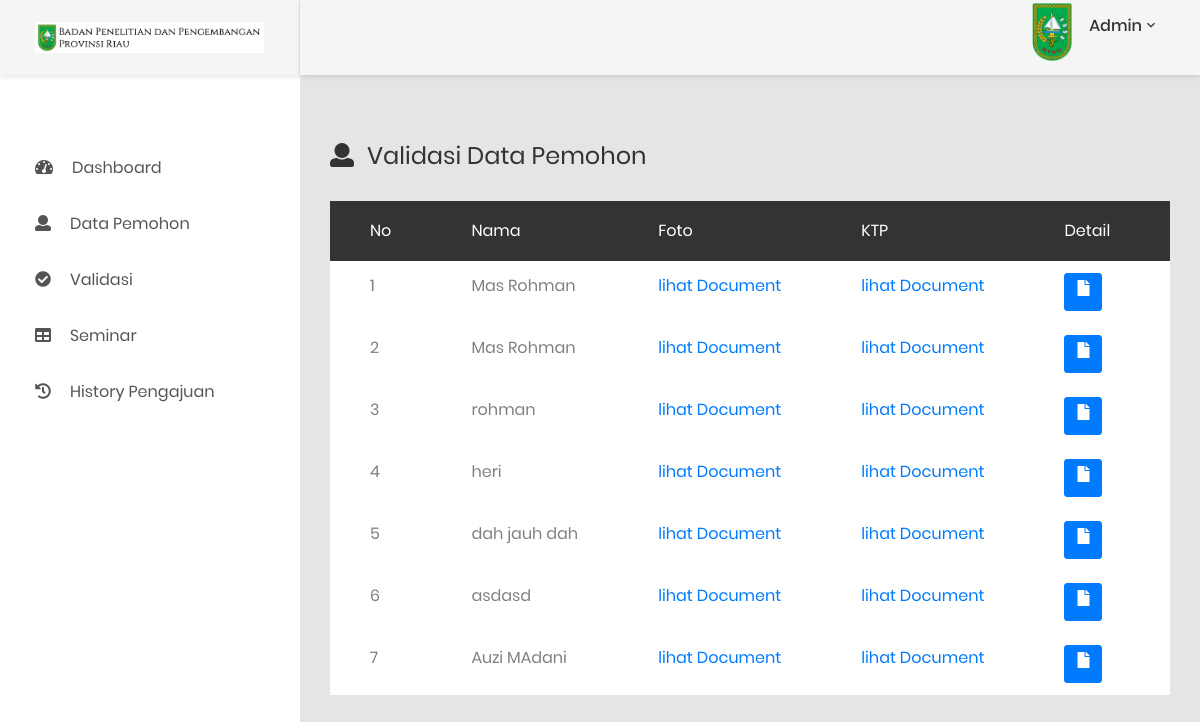
The app's page /index.php/admin/validasipemohon with its own data.
### tables this page shows
CREATE TABLE `pemohon` (
  `id_pemohon` int(11) NOT NULL,
  `nama` varchar(50) DEFAULT NULL,
  `tgl` date DEFAULT NULL,
  `alamat` text,
  `email` text,
  `no_hp` varchar(13) DEFAULT NULL,
  `foto` varchar(500) DEFAULT NULL,
  `foto_ktp` varchar(500) DEFAULT NULL,
  `username` varchar(50) DEFAULT NULL,
  `pass` varchar(50) DEFAULT NULL,
  `status` int(11) NOT NULL DEFAULT '0'
);

### application/controllers/Admin.php (called while the page is built, shortened)
\<?php
class Admin extends CI_Controller{
    public function __construct(){
        $this->load->library('session');
        $this->load->model('Admin_model');
    }
    public function validasipemohon(){
        $tampil = $this->Admin_model->tampilpemohon()->result();
        $data['tampil'] = $tampil;
        $this->load->view('admin/header_admin');
        $this->load->view('admin/validasipemohon',$data);
        $this->load->view('admin/footer');
    }
}

### index.php (called while the page is built, shortened)
<?php
require_once BASEPATH.'core/CodeIgniter.php';

### application/models/Admin_model.php (called while the page is built, shortened)
<?php
class Admin_model extends CI_Model
{
    public function tampilpemohon()
    {
        $this->db->select('*');
        $this->db->from('pemohon');
        $this->db->order_by('id_pemohon','desc');
        $query = $this->db->get();
        return $query;
    }
}

### application/views/admin/validasipemohon.php (the view, shortened to what this page needs)
<div class="main-content">
    <div class="section__content section__content--p30">
        <div class="container-fluid">
            <div class="row">
                <div class="col-md-12">
                    <div class="row">
                        <h3 class="title-3 m-b-30">
                            <i class="fas fa-user"></i>Validasi Data Pemohon</h3>
                        <div class="table-responsive">
                            <table class="table table-borderless table-striped table-earning" >
                                <thead>
                                <th>No</th>
                                <th>Nama</th>
                                <th>Foto</th>
                                <th>KTP</th>
                                <th>Detail</th>
                                <th>Action</th>
                                </thead>
                                <?php $n = 1; foreach ($tampil as $u){ ?>
                                <tbody>
                                <td><?= $n++ ?> </td>
                                <td><?= $u->nama ?> </td>
                                <td><a href="<?= base_url() ?>upload/registrasi/<?= $u->foto ?>">lihat Document</a></td>
                                <td><a href="<?= base_url() ?>upload/ktp/<?= $u->foto_ktp ?>">lihat Document</a></td>
                                <td><a class="btn btn-primary"href="<?= base_url() ?>admin/lihat/<?= $u->id_pemohon?>"><label class="fa fa-file"> </label> </a>
                                </td>
                                <td>
                                </td>
                                </tbody>
                                <?php }
                                ?>
                            </table>
                        </div>
                    </div>
                </div>
            </div>
        </div>
    </div>
</div>
</div>
</div>

### records on screen
pemohon: nama "Mas Rohman"
pemohon: nama "Mas Rohman"
pemohon: nama "rohman"
pemohon: nama "heri"
pemohon: nama "dah jauh dah"
pemohon: nama "asdasd"
pemohon: nama "Auzi MAdani"
